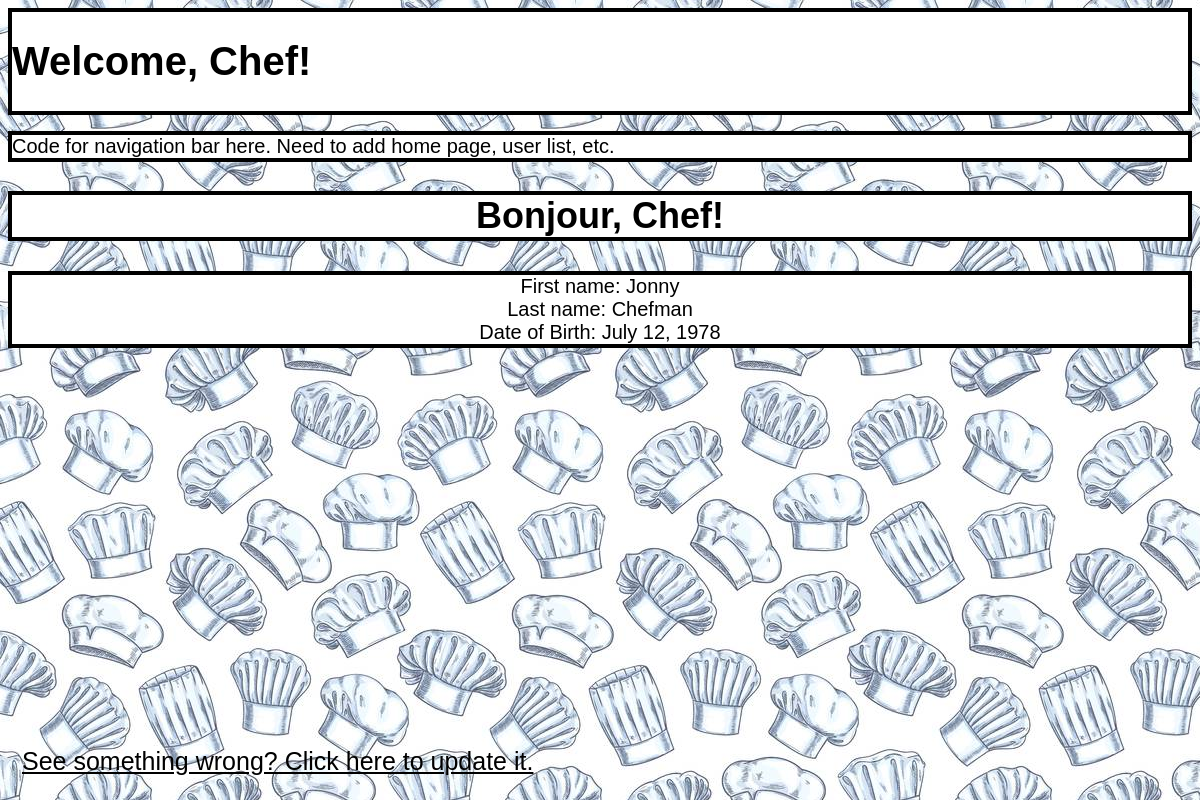
Before: /chefdecuisine/chef/id/1 with the older database file.
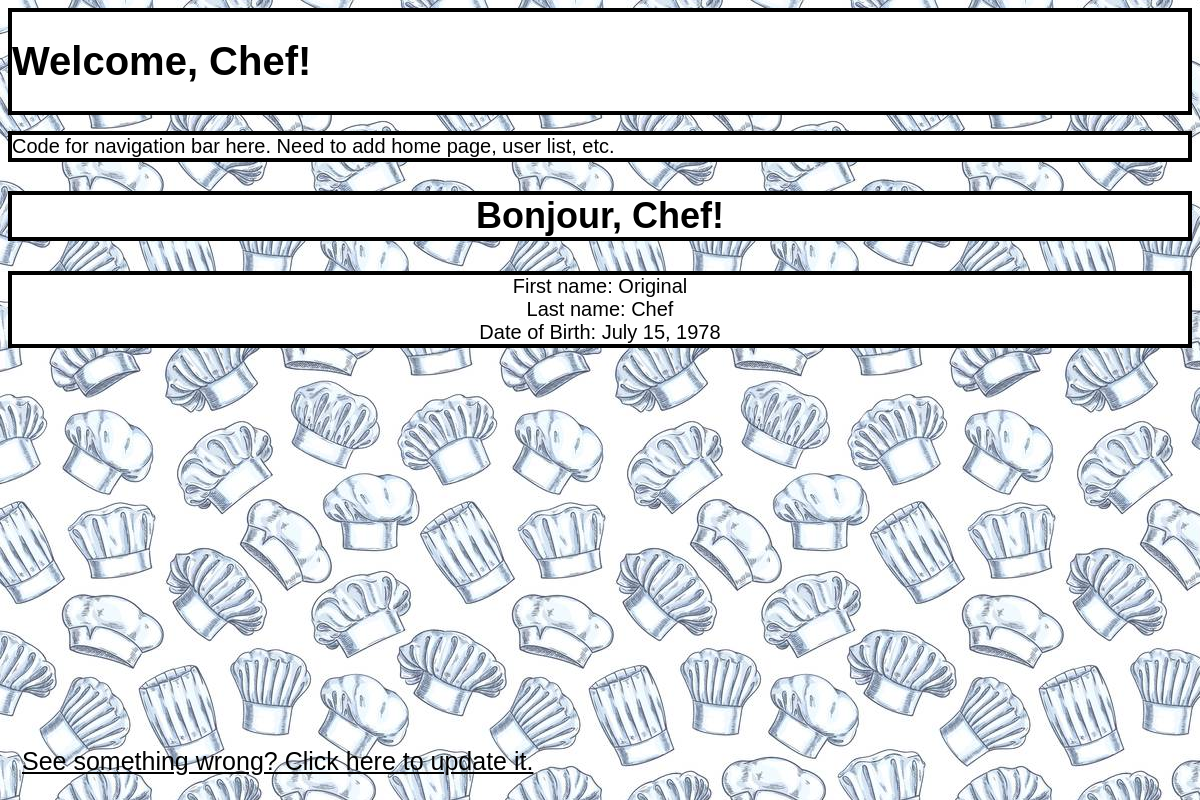
After: the same page with the newer database file.
### chefdecuisine/models.py (models this page shows)
class sousChef(models.Model):
    first_name = models.CharField(max_length = 50)
    last_name = models.CharField(max_length = 50)
    date_of_birth = models.DateField(null = True, blank = True)

### chefdecuisine/views.py (the view)
# urls.py: path('chef/id/<int:souschef_id>', views.souschef, name='souschef_profile'),
def souschef(request, souschef_id):
    souschef = sousChef.objects.get(id = souschef_id)
    response = render(request, 'chefdecuisine/chef_detail.html', {
        'souschef':souschef,
     })
    return response

### chefdecuisine/templates/chefdecuisine/chef_detail.html (shortened to what this page needs)
{% extends "base.html" %}
{% block content %}
<h2>Bonjour, Chef!</h2>
<div class = "souschef-detail">
	<div id="souschef-first_name">First name: {{souschef.first_name}}</div>
	<div id="souschef-last_name">Last name: {{souschef.last_name}}</div>
	<div id="souschef-date_of_birth">Date of Birth: {{souschef.date_of_birth}}</div>
</div>
<a class='button'  href = "{% url 'souschef_update' souschef_id=souschef.id %}">See something wrong? Click here to update it.</a>
{% endblock %}

Changed rows visible on the page:
changed sousChef: first_name "Jonny" → "Original"; last_name "Chefman" → "Chef"; date_of_birth "July 12, 1978" → "July 15, 1978"
